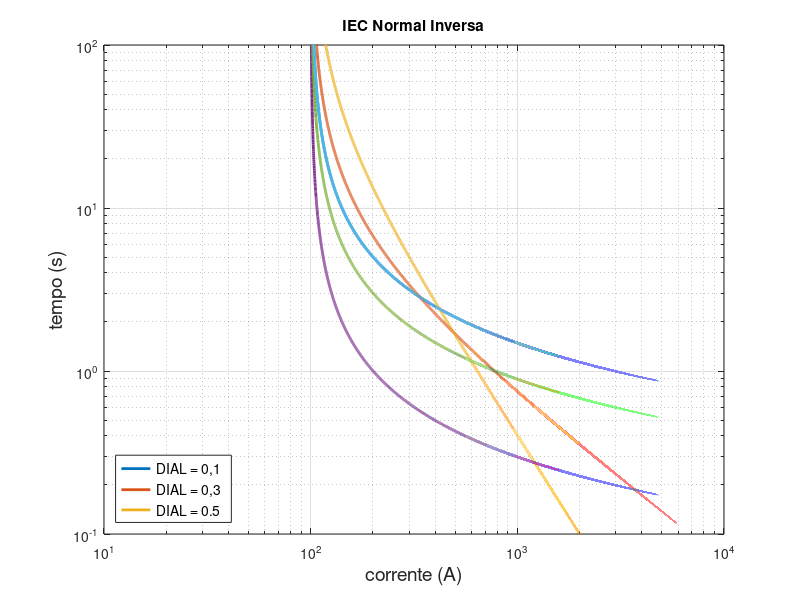

Recreate this plot in MATLAB.
%% Material didático para análise das Curvas IEC
% Elaborado por Jean Patrick Prigol com o objetivo de demonstrar a
% características das curvas de atuação dos relés de proteção

clc, clear all, close all
% Normal Inversa - IEC-NI (1)
% Muito Inversa - IEC-MI (2)
% Extremamente Inversa - IEC-EI (3)
IEC = [0.14 0.02; 13.5 1; 80 2];

% dial de tempo / TMS / DT
DIAL = 0.5;

% corrente de pickup - Início da curva
Ipickup = [100 100 100]; % iguais para comparar as três curvas

% configuração dos vetores
np = 10e4;

for i=1 : length(IEC)
    for j=0 : np
        I(i,j+1) = Ipickup(i)+(j)/10;
        temp(i,j+1) = (IEC(i,1)/((I(i,j+1)/Ipickup(i))^IEC(i,2)-1))*DIAL;
    end
    loglog(I(i,:),temp(i,:),'LineWidth',2), hold on;
end

grid on
xlim([10 10000])
ylim([0.1 1000])
xlabel('corrente (A)','FontSize',14)
ylabel('tempo (s)','FontSize',14)
legend("IEC Normal Inversa", "IEC Muito Inversa", ...
    "IEC Extremamente Inversa",'location','southwest','FontSize',10)

%% Curvas IEC - variação do DIAL
clc, clear all, close all
% Normal Inversa - IEC-NI (1)
% Muito Inversa - IEC-MI (2)
% Extremamente Inversa - IEC-EI (3)
IEC = [0.14 0.02; 13.5 1; 80 2];

% dial de tempo / TMS / DT
DIAL = [0.1 0.3 0.5];

% corrente de pickup - Início da curva
Ipickup = [100 100 100]; % iguais para comparar as três curvas

% configuração dos vetores
np = 10e4;

for i=1 : length(DIAL)
    for j=0 : np
        I(i,j+1) = Ipickup(1)+(j)/10;
        temp(i,j+1) = (IEC(1,1)/((I(i,j+1)/Ipickup(i))^IEC(1,2)-1))*DIAL(i);
    end
    loglog(I(i,:),temp(i,:),'LineWidth',2), hold on;
end

grid on
xlim([10 10000])
ylim([0.1 100])
xlabel('corrente (A)','FontSize',14)
ylabel('tempo (s)','FontSize',14)
title("IEC Normal Inversa")
legend("DIAL = 0,1",'DIAL = 0,3', 'DIAL = 0.5', 'location','southwest','FontSize',10)
